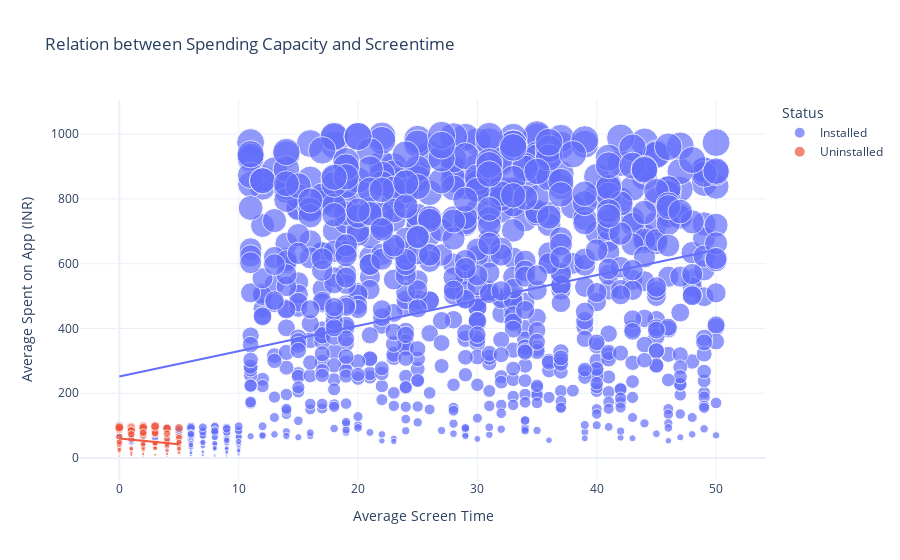

This figure's notebook cell:
### Markdown cell above
# Now let's have a look at the relationship b/w the spending capacity and screen time of the active users and the users who have uninstalled the app:

### Code cell
figure = px.scatter(data_frame = df,
                   x="Average Screen Time",
                   y="Average Spent on App (INR)",
                   size="Average Spent on App (INR)",
                   color="Status",
                   title="Relation between Spending Capacity and Screentime",
                   trendline="ols")
figure.show()

### Figure 1 — Plotly figure (JSON) as saved in the notebook; plotly's stock layout.template omitted (floating-point values rounded to 4 significant figures; data arrays with more than 128 entries replaced by an {"elided": "..."} marker saying what was removed)
{"data": [{"hovertemplate": "Status=Installed<br>Average Screen Time=%{x}<br>Average Spent on App (INR)=%{marker.size}<extra></extra>", "legendgroup": "Installed", "marker": {"color": "#636efa", "size": {"elided": "916 int values"}, "sizemode": "area", "sizeref": 2.495, "symbol": "circle"}, "mode": "markers", "name": "Installed", "orientation": "v", "showlegend": true, "type": "scatter", "x": {"elided": "916 int values"}, "xaxis": "x", "y": {"elided": "916 int values"}, "yaxis": "y"}, {"hovertemplate": "<b>OLS trendline</b><br>Average Spent on App (INR) = 7.82515 * Average Screen Time + 251.62<br>R<sup>2</sup>=0.113975<br><br>Status=Installed<br>Average Screen Time=%{x}<br>Average Spent on App (INR)=%{y} <b>(trend)</b><extra></extra>", "legendgroup": "Installed", "marker": {"color": "#636efa", "symbol": "circle"}, "mode": "lines", "name": "Installed", "showlegend": false, "type": "scatter", "x": {"elided": "916 int values"}, "xaxis": "x", "y": {"elided": "916 float values"}, "yaxis": "y"}, {"hovertemplate": "Status=Uninstalled<br>Average Screen Time=%{x}<br>Average Spent on App (INR)=%{marker.size}<extra></extra>", "legendgroup": "Uninstalled", "marker": {"color": "#EF553B", "size": [54, 97, 93, 34, 67, 26, 48, 94, 8, 75, 23, 44, 42, 95, 83, 46, 100, 37, 51, 92, 69, 93, 16, 10, 17, 77, 91, 32, 95, 39, 31, 93, 42, 47, 28, 25, 50, 97, 58, 15, 75, 66, 17, 21, 81, 25, 62, 25, 99, 59, 36, 26, 96, 84, 49, 42, 88, 75, 13, 45, 36, 1, 10, 92, 87, 6, 4, 93, 5, 0, 12, 84, 97, 30, 49, 29, 78, 42, 3, 95, 31, 73, 43], "sizemode": "area", "sizeref": 2.495, "symbol": "circle"}, "mode": "markers", "name": "Uninstalled", "orientation": "v", "showlegend": true, "type": "scatter", "x": [0, 1, 4, 3, 5, 5, 0, 1, 1, 3, 0, 3, 2, 1, 3, 3, 3, 4, 4, 1, 2, 0, 1, 3, 4, 3, 4, 0, 0, 2, 1, 5, 0, 5, 1, 4, 4, 0, 4, 5, 4, 0, 5, 0, 2, 2, 5, 5, 2, 1, 5, 0, 2, 1, 5, 0, 0, 1, 2, 3, 4, 3, 1, 0, 1, 0, 4, 2, 2, 3, 4, 1, 3, 3, 0, 5, 2, 4, 2, 0, 2, 1, 2], "xaxis": "x", "y": [54, 97, 93, 34, 67, 26, 48, 94, 8, 75, 23, 44, 42, 95, 83, 46, 100, 37, 51, 92, 69, 93, 16, 10, 17, 77, 91, 32, 95, 39, 31, 93, 42, 47, 28, 25, 50, 97, 58, 15, 75, 66, 17, 21, 81, 25, 62, 25, 99, 59, 36, 26, 96, 84, 49, 42, 88, 75, 13, 45, 36, 1, 10, 92, 87, 6, 4, 93, 5, 0, 12, 84, 97, 30, 49, 29, 78, 42, 3, 95, 31, 73, 43], "yaxis": "y"}, {"hovertemplate": "<b>OLS trendline</b><br>Average Spent on App (INR) = -3.51397 * Average Screen Time + 60.0258<br>R<sup>2</sup>=0.037117<br><br>Status=Uninstalled<br>Average Screen Time=%{x}<br>Average Spent on App (INR)=%{y} <b>(trend)</b><extra></extra>", "legendgroup": "Uninstalled", "marker": {"color": "#EF553B", "symbol": "circle"}, "mode": "lines", "name": "Uninstalled", "showlegend": false, "type": "scatter", "x": [0, 0, 0, 0, 0, 0, 0, 0, 0, 0, 0, 0, 0, 0, 0, 0, 0, 1, 1, 1, 1, 1, 1, 1, 1, 1, 1, 1, 1, 1, 1, 1, 2, 2, 2, 2, 2, 2, 2, 2, 2, 2, 2, 2, 2, 2, 3, 3, 3, 3, 3, 3, 3, 3, 3, 3, 3, 3, 3, 4, 4, 4, 4, 4, 4, 4, 4, 4, 4, 4, 4, 4, 5, 5, 5, 5, 5, 5, 5, 5, 5, 5, 5], "xaxis": "x", "y": [60.03, 60.03, 60.03, 60.03, 60.03, 60.03, 60.03, 60.03, 60.03, 60.03, 60.03, 60.03, 60.03, 60.03, 60.03, 60.03, 60.03, 56.51, 56.51, 56.51, 56.51, 56.51, 56.51, 56.51, 56.51, 56.51, 56.51, 56.51, 56.51, 56.51, 56.51, 56.51, 53.0, 53.0, 53.0, 53.0, 53.0, 53.0, 53.0, 53.0, 53.0, 53.0, 53.0, 53.0, 53.0, 53.0, 49.48, 49.48, 49.48, 49.48, 49.48, 49.48, 49.48, 49.48, 49.48, 49.48, 49.48, 49.48, 49.48, 45.97, 45.97, 45.97, 45.97, 45.97, 45.97, 45.97, 45.97, 45.97, 45.97, 45.97, 45.97, 45.97, 42.46, 42.46, 42.46, 42.46, 42.46, 42.46, 42.46, 42.46, 42.46, 42.46, 42.46], "yaxis": "y"}], "layout": {"legend": {"itemsizing": "constant", "title": {"text": "Status"}, "tracegroupgap": 0}, "title": {"text": "Relation between Spending Capacity and Screentime"}, "xaxis": {"anchor": "y", "domain": [0, 1], "title": {"text": "Average Screen Time"}}, "yaxis": {"anchor": "x", "domain": [0, 1], "title": {"text": "Average Spent on App (INR)"}}}}
